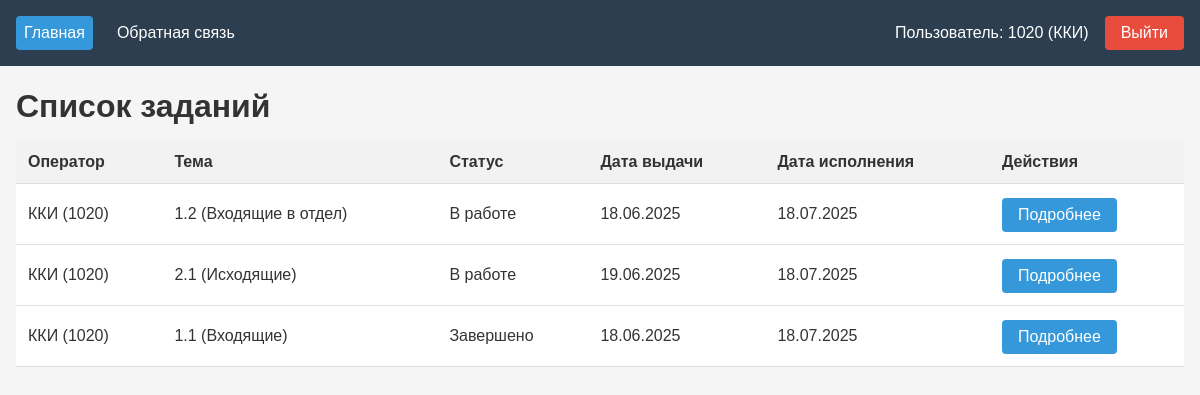
Before: /tasker/task/ (signed in) with the older database file.
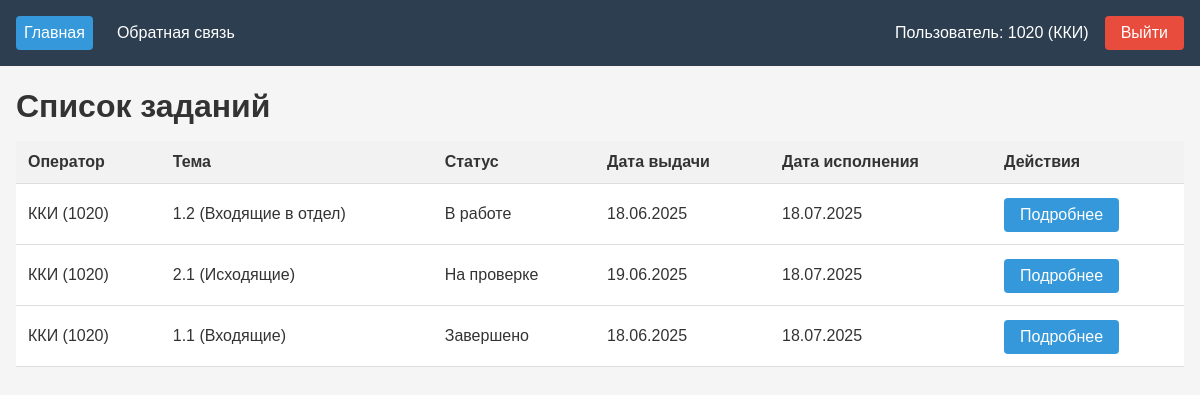
After: the same page with the newer database file.
### tasker/models.py (models this page shows, shortened)
class Tasks(models.Model):
    user = models.ForeignKey(CustomUser, on_delete=models.PROTECT)
    subject = models.ForeignKey(TaskSubjects, on_delete=models.PROTECT)
    status = models.ForeignKey(TaskStatus, on_delete=models.PROTECT, default=get_default_status)
    start_date = models.DateField()
    end_date = models.DateField()
    persons = models.ManyToManyField(Persons)
    phoneNumbers = models.ManyToManyField(PhoneNumbers)
    accounts = models.ManyToManyField(InternetAccounts)
    emails = models.ManyToManyField(Emails)
    file = models.FileField(upload_to='task_files/', blank=True, null=True, verbose_name="Прикрепленный файл")
    file_name = models.CharField(max_length=255, blank=True, null=True)

class TaskStatus(models.Model):
    status = models.CharField()
    synonym = models.CharField()
    def __str__(self):
        return self.synonym

class TaskSubjects(models.Model):
    name = models.CharField()
    synonym = models.CharField()
    def __str__(self):
        return f"{self.synonym} ({self.name})"

### tasker/myviews/tasks.py (the view)
# urls.py: path("", tasks.list, name='list'),
def list(request):
    if request.user.groups.filter(name='main').exists():
        tasks = Tasks.objects.all()
    else:
        tasks = Tasks.objects.filter(user=request.user)
    return render(request, 'index.html', {
        'tasks': tasks,
        'active_tab': 'index'
    })

### tasker/models.py (called while the page is built)
    def __str__(self):
        return f"{self.first_name} ({self.username})"

### tasker/templates/index.html (shortened to what this page needs)
{% extends "menu.html" %}
{% block content %}
<div class="header-container">
    <h1 >Список заданий</h1>
</div>
{% if tasks.count > 0 %}
<table>
    <thead>
        <tr>
            <th>Оператор</th>
            <th>Тема</th>
            <th>Статус</th>
            <th>Дата выдачи</th>
            <th>Дата исполнения</th>
            <th>Действия</th>
        </tr>
    </thead>
    <tbody>
    {% for task in tasks %}
        <tr>
            <td>{{ task.user }}</td>
            <td>{{ task.subject }}</td>
            <td>{{ task.status }}</td>
            <td>{{ task.start_date|date:"d.m.Y" }}</td>
            <td>{{ task.end_date|date:"d.m.Y" }}</td>
            <td>
                <a href="{{task.id}}" class="details-btn">Подробнее</a>
            </td>
        </tr>
    {% endfor %}
    </tbody>
</table>
{% else %}
    <h2>Список заданий пуст</h2>
{% endif %}
{% endblock content %}

Changed rows visible on the page:
changed Tasks "2.1 (Исходящие)": status "В работе" → "На проверке"
